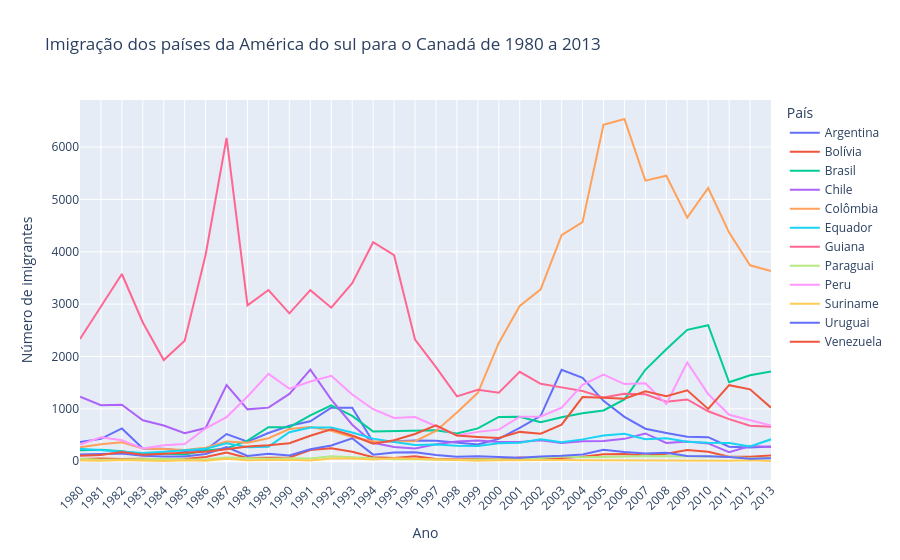

Notebook source saved alongside this figure:
### Code cell
fig = px.line(america_do_sul_final, x=america_do_sul_final.index, y=america_do_sul_final.columns, color='País',
              title='Imigração dos países da América do sul para o Canadá de 1980 a 2013')
              
fig.update_layout(
    xaxis={'tickangle':-45},
    xaxis_title='Ano',
    yaxis_title='Número de imigrantes')

fig.show()

### Figure 1 — Plotly figure (JSON) as saved in the notebook; plotly's stock layout.template omitted (floating-point values rounded to 4 significant figures)
{"data": [{"hovertemplate": "País=Argentina<br>index=%{x}<br>value=%{y}<extra></extra>", "legendgroup": "Argentina", "line": {"color": "#636efa", "dash": "solid"}, "marker": {"symbol": "circle"}, "mode": "lines", "name": "Argentina", "orientation": "v", "showlegend": true, "type": "scatter", "x": ["1980", "1981", "1982", "1983", "1984", "1985", "1986", "1987", "1988", "1989", "1990", "1991", "1992", "1993", "1994", "1995", "1996", "1997", "1998", "1999", "2000", "2001", "2002", "2003", "2004", "2005", "2006", "2007", "2008", "2009", "2010", "2011", "2012", "2013"], "xaxis": "x", "y": [368, 426, 626, 241, 237, 196, 213, 519, 374, 538, 678, 763, 1023, 1022, 366, 380, 396, 391, 349, 318, 427, 635, 865, 1745, 1591, 1153, 847, 620, 540, 467, 459, 278, 263, 282], "yaxis": "y"}, {"hovertemplate": "País=Bolívia<br>index=%{x}<br>value=%{y}<extra></extra>", "legendgroup": "Bolívia", "line": {"color": "#EF553B", "dash": "solid"}, "marker": {"symbol": "circle"}, "mode": "lines", "name": "Bolívia", "orientation": "v", "showlegend": true, "type": "scatter", "x": ["1980", "1981", "1982", "1983", "1984", "1985", "1986", "1987", "1988", "1989", "1990", "1991", "1992", "1993", "1994", "1995", "1996", "1997", "1998", "1999", "2000", "2001", "2002", "2003", "2004", "2005", "2006", "2007", "2008", "2009", "2010", "2011", "2012", "2013"], "xaxis": "x", "y": [44, 52, 42, 49, 38, 44, 79, 165, 63, 68, 71, 214, 247, 180, 75, 61, 96, 43, 33, 42, 33, 72, 57, 59, 85, 134, 139, 107, 143, 214, 180, 86, 83, 107], "yaxis": "y"}, {"hovertemplate": "País=Brasil<br>index=%{x}<br>value=%{y}<extra></extra>", "legendgroup": "Brasil", "line": {"color": "#00cc96", "dash": "solid"}, "marker": {"symbol": "circle"}, "mode": "lines", "name": "Brasil", "orientation": "v", "showlegend": true, "type": "scatter", "x": ["1980", "1981", "1982", "1983", "1984", "1985", "1986", "1987", "1988", "1989", "1990", "1991", "1992", "1993", "1994", "1995", "1996", "1997", "1998", "1999", "2000", "2001", "2002", "2003", "2004", "2005", "2006", "2007", "2008", "2009", "2010", "2011", "2012", "2013"], "xaxis": "x", "y": [211, 220, 192, 139, 145, 130, 205, 244, 394, 650, 650, 877, 1066, 866, 566, 572, 586, 591, 531, 626, 845, 847, 745, 839, 917, 969, 1181, 1746, 2138, 2509, 2598, 1508, 1642, 1714], "yaxis": "y"}, {"hovertemplate": "País=Chile<br>index=%{x}<br>value=%{y}<extra></extra>", "legendgroup": "Chile", "line": {"color": "#ab63fa", "dash": "solid"}, "marker": {"symbol": "circle"}, "mode": "lines", "name": "Chile", "orientation": "v", "showlegend": true, "type": "scatter", "x": ["1980", "1981", "1982", "1983", "1984", "1985", "1986", "1987", "1988", "1989", "1990", "1991", "1992", "1993", "1994", "1995", "1996", "1997", "1998", "1999", "2000", "2001", "2002", "2003", "2004", "2005", "2006", "2007", "2008", "2009", "2010", "2011", "2012", "2013"], "xaxis": "x", "y": [1233, 1069, 1078, 781, 681, 533, 633, 1454, 990, 1023, 1286, 1749, 1175, 697, 352, 273, 244, 325, 376, 397, 366, 369, 401, 347, 383, 384, 427, 530, 350, 375, 340, 174, 291, 273], "yaxis": "y"}, {"hovertemplate": "País=Colômbia<br>index=%{x}<br>value=%{y}<extra></extra>", "legendgroup": "Colômbia", "line": {"color": "#FFA15A", "dash": "solid"}, "marker": {"symbol": "circle"}, "mode": "lines", "name": "Colômbia", "orientation": "v", "showlegend": true, "type": "scatter", "x": ["1980", "1981", "1982", "1983", "1984", "1985", "1986", "1987", "1988", "1989", "1990", "1991", "1992", "1993", "1994", "1995", "1996", "1997", "1998", "1999", "2000", "2001", "2002", "2003", "2004", "2005", "2006", "2007", "2008", "2009", "2010", "2011", "2012", "2013"], "xaxis": "x", "y": [266, 326, 360, 244, 235, 214, 257, 376, 352, 439, 614, 652, 582, 464, 375, 371, 381, 578, 929, 1306, 2259, 2965, 3283, 4318, 4566, 6424, 6535, 5357, 5452, 4652, 5218, 4366, 3741, 3631], "yaxis": "y"}, {"hovertemplate": "País=Equador<br>index=%{x}<br>value=%{y}<extra></extra>", "legendgroup": "Equador", "line": {"color": "#19d3f3", "dash": "solid"}, "marker": {"symbol": "circle"}, "mode": "lines", "name": "Equador", "orientation": "v", "showlegend": true, "type": "scatter", "x": ["1980", "1981", "1982", "1983", "1984", "1985", "1986", "1987", "1988", "1989", "1990", "1991", "1992", "1993", "1994", "1995", "1996", "1997", "1998", "1999", "2000", "2001", "2002", "2003", "2004", "2005", "2006", "2007", "2008", "2009", "2010", "2011", "2012", "2013"], "xaxis": "x", "y": [238, 207, 184, 155, 179, 208, 240, 344, 265, 278, 552, 643, 644, 547, 431, 368, 310, 317, 295, 291, 342, 353, 418, 361, 417, 491, 525, 419, 437, 373, 353, 348, 282, 418], "yaxis": "y"}, {"hovertemplate": "País=Guiana<br>index=%{x}<br>value=%{y}<extra></extra>", "legendgroup": "Guiana", "line": {"color": "#FF6692", "dash": "solid"}, "marker": {"symbol": "circle"}, "mode": "lines", "name": "Guiana", "orientation": "v", "showlegend": true, "type": "scatter", "x": ["1980", "1981", "1982", "1983", "1984", "1985", "1986", "1987", "1988", "1989", "1990", "1991", "1992", "1993", "1994", "1995", "1996", "1997", "1998", "1999", "2000", "2001", "2002", "2003", "2004", "2005", "2006", "2007", "2008", "2009", "2010", "2011", "2012", "2013"], "xaxis": "x", "y": [2334, 2943, 3575, 2650, 1932, 2299, 3942, 6174, 2977, 3270, 2824, 3266, 2932, 3399, 4181, 3935, 2324, 1795, 1238, 1366, 1308, 1707, 1479, 1410, 1341, 1215, 1286, 1277, 1137, 1180, 953, 804, 676, 656], "yaxis": "y"}, {"hovertemplate": "País=Paraguai<br>index=%{x}<br>value=%{y}<extra></extra>", "legendgroup": "Paraguai", "line": {"color": "#B6E880", "dash": "solid"}, "marker": {"symbol": "circle"}, "mode": "lines", "name": "Paraguai", "orientation": "v", "showlegend": true, "type": "scatter", "x": ["1980", "1981", "1982", "1983", "1984", "1985", "1986", "1987", "1988", "1989", "1990", "1991", "1992", "1993", "1994", "1995", "1996", "1997", "1998", "1999", "2000", "2001", "2002", "2003", "2004", "2005", "2006", "2007", "2008", "2009", "2010", "2011", "2012", "2013"], "xaxis": "x", "y": [45, 26, 32, 40, 48, 36, 34, 72, 53, 48, 56, 51, 94, 75, 46, 39, 38, 30, 25, 34, 29, 34, 60, 88, 74, 75, 88, 98, 95, 88, 89, 83, 55, 66], "yaxis": "y"}, {"hovertemplate": "País=Peru<br>index=%{x}<br>value=%{y}<extra></extra>", "legendgroup": "Peru", "line": {"color": "#FF97FF", "dash": "solid"}, "marker": {"symbol": "circle"}, "mode": "lines", "name": "Peru", "orientation": "v", "showlegend": true, "type": "scatter", "x": ["1980", "1981", "1982", "1983", "1984", "1985", "1986", "1987", "1988", "1989", "1990", "1991", "1992", "1993", "1994", "1995", "1996", "1997", "1998", "1999", "2000", "2001", "2002", "2003", "2004", "2005", "2006", "2007", "2008", "2009", "2010", "2011", "2012", "2013"], "xaxis": "x", "y": [317, 456, 401, 241, 306, 328, 628, 843, 1237, 1667, 1384, 1522, 1632, 1274, 993, 827, 845, 676, 493, 560, 603, 849, 855, 1023, 1460, 1653, 1473, 1490, 1094, 1884, 1283, 886, 787, 682], "yaxis": "y"}, {"hovertemplate": "País=Suriname<br>index=%{x}<br>value=%{y}<extra></extra>", "legendgroup": "Suriname", "line": {"color": "#FECB52", "dash": "solid"}, "marker": {"symbol": "circle"}, "mode": "lines", "name": "Suriname", "orientation": "v", "showlegend": true, "type": "scatter", "x": ["1980", "1981", "1982", "1983", "1984", "1985", "1986", "1987", "1988", "1989", "1990", "1991", "1992", "1993", "1994", "1995", "1996", "1997", "1998", "1999", "2000", "2001", "2002", "2003", "2004", "2005", "2006", "2007", "2008", "2009", "2010", "2011", "2012", "2013"], "xaxis": "x", "y": [15, 10, 21, 12, 5, 16, 7, 46, 16, 24, 26, 13, 53, 51, 32, 58, 51, 35, 22, 11, 16, 22, 22, 22, 17, 15, 16, 20, 9, 12, 13, 11, 16, 4], "yaxis": "y"}, {"hovertemplate": "País=Uruguai<br>index=%{x}<br>value=%{y}<extra></extra>", "legendgroup": "Uruguai", "line": {"color": "#636efa", "dash": "solid"}, "marker": {"symbol": "circle"}, "mode": "lines", "name": "Uruguai", "orientation": "v", "showlegend": true, "type": "scatter", "x": ["1980", "1981", "1982", "1983", "1984", "1985", "1986", "1987", "1988", "1989", "1990", "1991", "1992", "1993", "1994", "1995", "1996", "1997", "1998", "1999", "2000", "2001", "2002", "2003", "2004", "2005", "2006", "2007", "2008", "2009", "2010", "2011", "2012", "2013"], "xaxis": "x", "y": [128, 132, 146, 105, 90, 92, 137, 269, 99, 144, 111, 229, 299, 437, 125, 164, 171, 117, 87, 93, 75, 64, 91, 103, 130, 217, 175, 147, 160, 99, 93, 81, 47, 58], "yaxis": "y"}, {"hovertemplate": "País=Venezuela<br>index=%{x}<br>value=%{y}<extra></extra>", "legendgroup": "Venezuela", "line": {"color": "#EF553B", "dash": "solid"}, "marker": {"symbol": "circle"}, "mode": "lines", "name": "Venezuela", "orientation": "v", "showlegend": true, "type": "scatter", "x": ["1980", "1981", "1982", "1983", "1984", "1985", "1986", "1987", "1988", "1989", "1990", "1991", "1992", "1993", "1994", "1995", "1996", "1997", "1998", "1999", "2000", "2001", "2002", "2003", "2004", "2005", "2006", "2007", "2008", "2009", "2010", "2011", "2012", "2013"], "xaxis": "x", "y": [103, 117, 174, 124, 142, 165, 179, 229, 279, 304, 344, 487, 610, 490, 334, 402, 520, 686, 489, 464, 443, 560, 524, 699, 1224, 1211, 1192, 1335, 1239, 1353, 998, 1452, 1373, 1022], "yaxis": "y"}], "layout": {"legend": {"title": {"text": "País"}, "tracegroupgap": 0}, "title": {"text": "Imigração dos países da América do sul para o Canadá de 1980 a 2013"}, "xaxis": {"anchor": "y", "domain": [0, 1], "tickangle": -45, "title": {"text": "Ano"}}, "yaxis": {"anchor": "x", "domain": [0, 1], "title": {"text": "Número de imigrantes"}}}}
